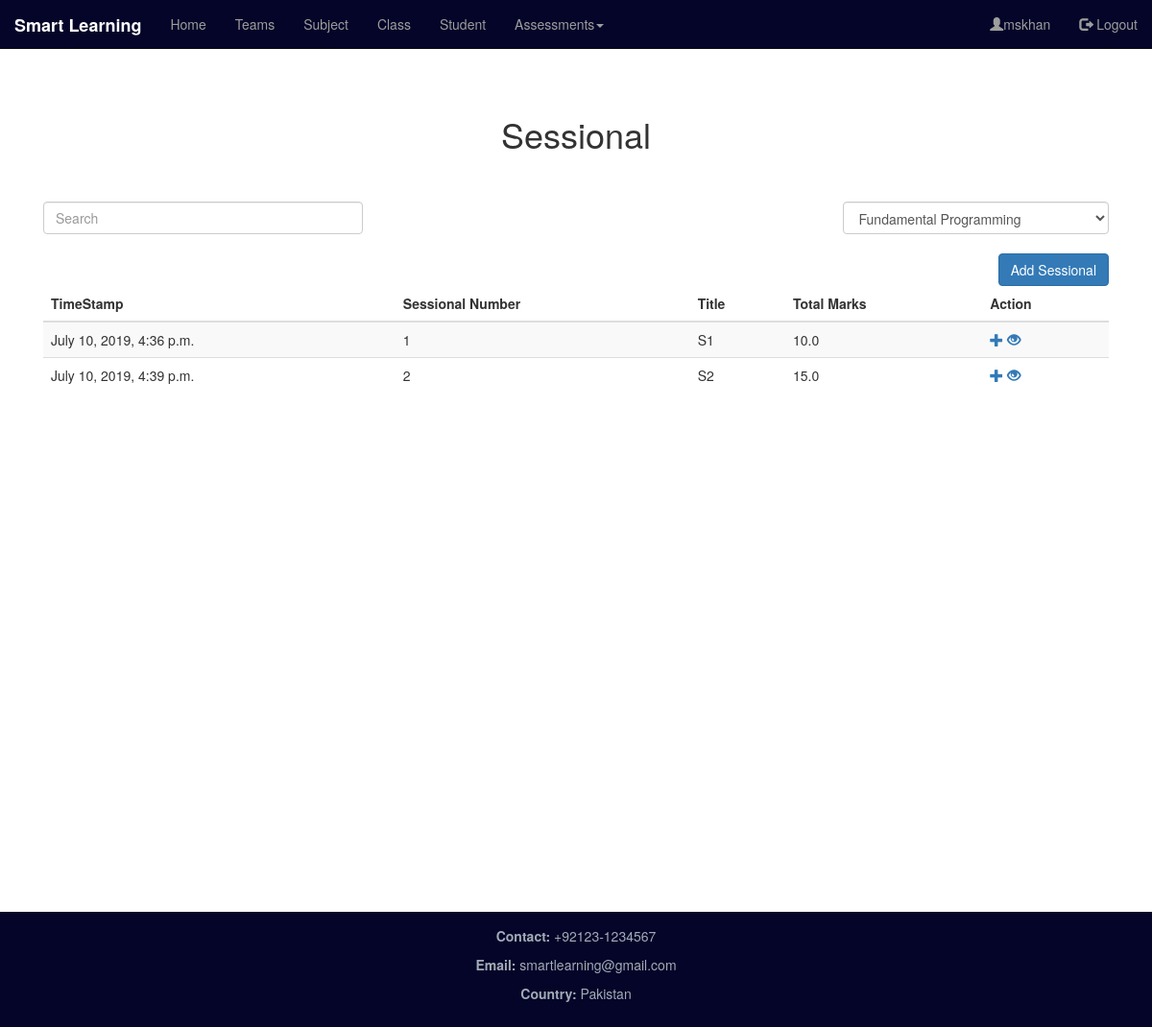
The page /dashboard/enroll_sessional/ (signed in) on the database its author committed.
### dashboard_app/models.py (models this page shows, shortened)
class Enroll_Sessional(models.Model):
    TimeStamp=models.DateTimeField(auto_now_add=True)
    ses_teacher=models.ForeignKey(Teacher, on_delete=models.CASCADE)
    ses_subject=models.ForeignKey(Subject, on_delete=models.CASCADE)
    ses_class=models.ForeignKey(Class,on_delete=models.CASCADE)
    ses_number=models.IntegerField()
    ses_title=models.CharField(max_length=256)
    ses_total_marks=models.FloatField(max_length=4)
    class Meta:
        unique_together = (('ses_subject', 'ses_title'),)

### dashboard_app/views.py (the view, shortened to what this page needs)
# urls.py: path('enroll_sessional/',views.Enroll_Sessional_View,name='enroll_sessional_page'),
def Enroll_Sessional_View(request):
    if request.user.is_authenticated:
        if request.session.has_key('username'):
            name = request.session['username']
            form = form_sessional()
            ca_user=User.objects.get(username=request.user)
            c_user=Teacher.objects.get(t_teacher=ca_user)
            sub_list=Subject.objects.filter(sub_teacher=c_user)
            ass=Enroll_Sessional.objects.filter(ses_subject = sub_list[0])
            context={'form':form, 'name':name, 'sub_list':sub_list, 'ass':ass}
            json_dict= dict()
            if request.method == 'GET' and request.is_ajax():
                json_dict['sessional']=list(Enroll_Sessional.objects.all().values())
                return HttpResponse(json.dumps(json_dict, cls=DjangoJSONEncoder))
            return render(request, "dashboard_app/enroll_sessional.html",context)
        else:
            return redirect('/')
    else:
        return redirect('/')

### dashboard_app/forms.py
class form_sessional(forms.ModelForm):
    class Meta:
        model = Enroll_Sessional
        fields = '__all__'
        widgets={
            'ses_teacher':forms.Select(attrs={
                'class':'form-control'
            }),
            'ses_subject': forms.Select(attrs={
                'class': 'form-control'
            }),
        'ses_number':forms.TextInput(
            attrs={
                'class': 'form-control',
                'placeholder': 'Sessional Number',
            }),
        'ses_title':forms.TextInput(
            attrs={
                'class': 'form-control',
                'placeholder': 'Sessional Title (E.g. Sessional 1 or S1)',
            }),
        'ses_total_marks':forms.TextInput(
            attrs={
                'class': 'form-control',
                'placeholder': 'Total Marks',
            }),
        'ses_class':forms.Select(attrs={
            'class':'form-control'
            }),
        }

### Login_app/models.py (called while the page is built)
    def __str__(self):
        return self.t_teacher.first_name+" "+self.t_teacher.last_name

### dashboard_app/models.py (called while the page is built)
    def __str__(self):
        return self.c_name

    def __str__(self):
        return  self.sub_id+" "+self.sub_name + " "

### templates/dashboard_app/enroll_sessional.html (shortened to what this page needs)
<!DOCTYPE html>
{% extends "base.html" %}
{% block body_block %}
{% load staticfiles %}
<div class="container-fluid" style="height: 800px; margin-top: 50px">
  <h1 class="text-center">Sessional</h1><br><br>
  <select class="form-control" style="width: 25% ;float: right" id="sub_select">
  {% for i in sub_list %}
  <option value="{{i.sub_id}}">{{i.sub_name}}</option>
  {% endfor %}
</select>
<input type="text" id="myInput" class="form-control" style="width: 30%" placeholder="Search">
<br>
<button class="btn btn-primary" id="add_sessional_btn" style="float: right; margin-left: 0.5%: ">Add Sessional</button>
  <div id="sessional_table">
  <table class="table table-striped">
    <thead>
      <th>TimeStamp</th>
      <th>Sessional Number</th>
      <th>Title</th>
      <th>Total Marks</th>
      <th>Action</th>
    </thead>
    <tbody id="myTable">
      {% for i in ass %}
      <tr>
        <td>{{i.TimeStamp}}</td>
        <td>{{i.ses_number}}</td>
        <td>{{i.ses_title}}</td>
        <td>{{i.ses_total_marks}}</td>
        <td><a href="{% url 'dashboard_app:enroll_sessional_marks_page' i.pk %}" class="glyphicon glyphicon-plus"></a><span>    </span><a href="{% url 'dashboard_app:sessional_marks_view' i.pk %}" class="glyphicon glyphicon-eye-open"></a></td>
      </tr>
      {% endfor %}
    </tbody>
  </table>
  </div>
</div>
{% endblock %}

### templates/base.html (shortened to what this page needs)
<!DOCTYPE html>
{% load staticfiles %}
<html lang="en">
<head>
  <link rel="stylesheet" href="https://maxcdn.bootstrapcdn.com/bootstrap/3.3.2/css/bootstrap.min.css">
  <link rel="stylesheet" href="https://maxcdn.bootstrapcdn.com/bootstrap/3.4.0/css/bootstrap.min.css">
  <link rel="stylesheet" href="{% static "dashboard_app/css/main.css"%}">
  <link rel="stylesheet" href="//code.jquery.com/ui/1.12.1/themes/base/jquery-ui.css">
</head>
<body>
  <nav class="navbar navbar-inverse navbar-fixed-top ">
    <div class="container-fluid">
      <div class="navbar-header">
        <a class="navbar-brand" href="{% url 'dashboard_app:dashboard_page' %}"><b>Smart Learning</b></a>
      </div>
      <div class="collapse navbar-collapse" id="myNavbar">
        <ul class="nav navbar-nav">
          <li id="home_li"><a href="{% url 'dashboard_app:dashboard_page' %}">Home</a></li>
          <li id="team_li"><a href="{% url 'dashboard_app:group_page' %}">Teams</a></li>
          <li id="subject_li"><a href="{% url 'dashboard_app:enroll_subject_page' %}">Subject</a></li>
          <li><a href="{% url 'dashboard_app:enroll_class_page' %}">Class</a></li>
          <li><a href="{% url 'dashboard_app:enroll_student_class_page' %}">Student</a></li>
          <li id="add_li" class="dropdown"><a class="dropdown-toggle" data-toggle="dropdown" href="{% url 'dashboard_app:enroll_class_page' %}">Assessments<span class="caret"></span></a>
          </li>
        </ul>
        <ul class="nav navbar-nav navbar-right">
          <li><a ><span class="glyphicon glyphicon-user"></span>{{ name }}</a></li>
          <li><a href="{% url 'login_app:logout_page' %}"><span class="glyphicon glyphicon-log-out"></span> Logout</a></li>
        </ul>
      </div>
    </div>
  </nav>
<div class="container-fluid text-center">
  <div class="row content">
    <div class="col-xs-12 text-left">
      <div class="container">
        {% block body_block %}
        {% endblock %}
      </div>
    </div>
  </div>
</div>
<footer class="container-fluid text-center" style="margin-top: 50px;">
  <p><b>Contact:</b> +92123-1234567</p>
  <p><b>Email:</b> smartlearning@gmail.com</p>
  <p><b>Country:</b> Pakistan</p>
</footer>
</body>
</html>

### statics/dashboard_app/css/main.css (style rules this page uses)
.navbar { margin-bottom: 0; border-radius: 0; background-color:#040528; }
.container { height: 110% auto; margin-top: 50px; }
.row.content { height: 450px }
footer { background-color:#040528; color: #a3abb7; padding: 15px; bottom:0px; height:20%; }

### rows shown on the page
Enroll_Sessional: TimeStamp "July 10, 2019, 4:36 p.m.", ses_number "1", ses_title "S1", ses_total_marks "10.0"
Enroll_Sessional: TimeStamp "July 10, 2019, 4:39 p.m.", ses_number "2", ses_title "S2", ses_total_marks "15.0"

### other values the page prints
{{ name }} "mskhan"
form field value "Fundamental Programming"
